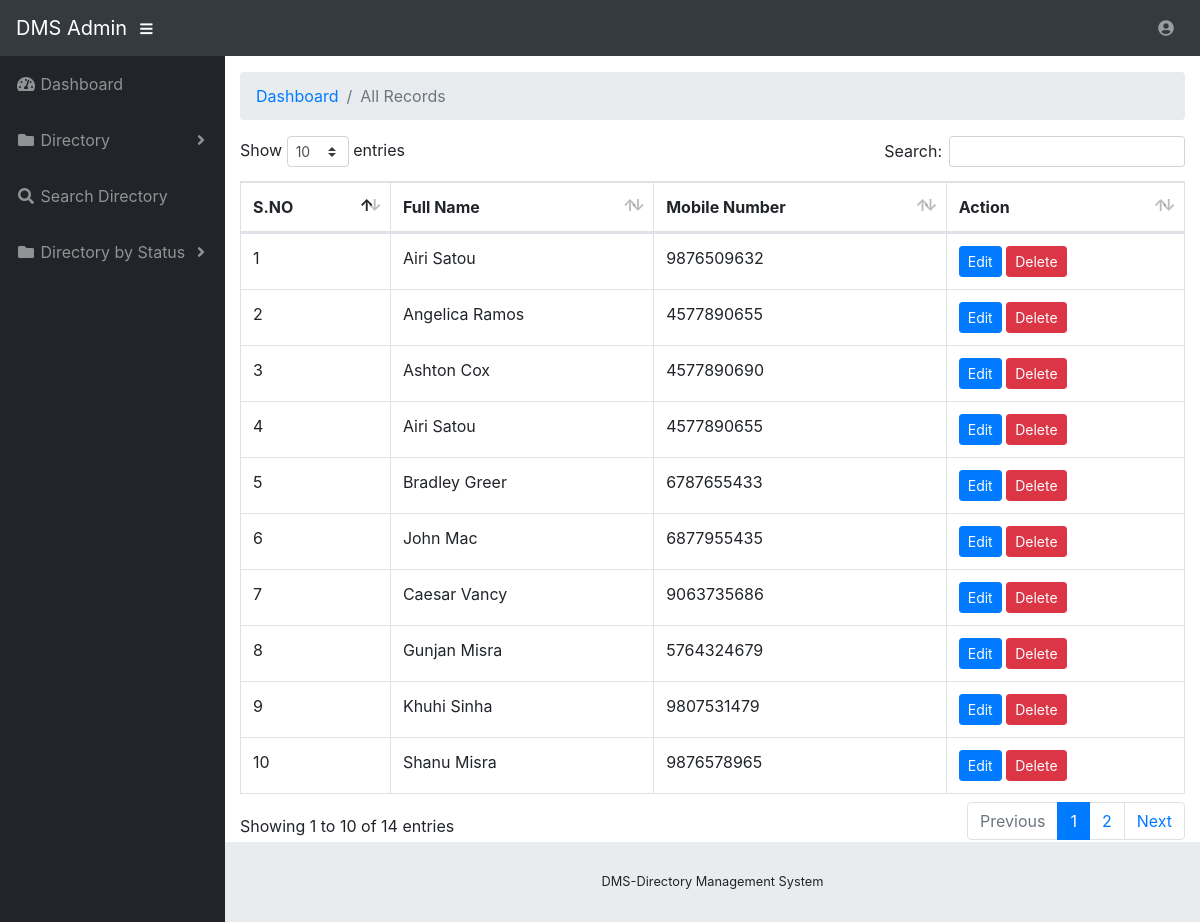
/dms/admin/allrecords.php (signed in), run on the app's committed database.
### tables this page shows
CREATE TABLE `tbldirectory` (
  `ID` int(10) NOT NULL,
  `FullName` varchar(120) DEFAULT NULL,
  `Profession` varchar(120) DEFAULT NULL,
  `Email` varchar(120) NOT NULL,
  `MobileNumber` bigint(11) DEFAULT NULL,
  `Address` varchar(250) NOT NULL,
  `City` varchar(250) NOT NULL,
  `Status` varchar(120) NOT NULL
);

### dms/admin/allrecords.php (the view, shortened to what this page needs)
<?php
include('include/dbconnection.php');
if (strlen($_SESSION['pdaid']==0)) {
  header('location:logout.php');
  } else{
  ?>
<!DOCTYPE html>
<html lang="en">
<head>
  <link href="vendor/fontawesome-free/css/all.min.css" rel="stylesheet" type="text/css">
  <link href="vendor/datatables/dataTables.bootstrap4.css" rel="stylesheet">
  <link href="css/sb-admin.css" rel="stylesheet">
</head>
<body id="page-top">
<?php include('include/header.php');?>
  <div id="wrapper">
    <?php include('include/sidebar.php');?>
    <div id="content-wrapper">
      <div class="container-fluid">
        <ol class="breadcrumb">
          <li class="breadcrumb-item">
            <a href="#">Dashboard</a>
          </li>
          <li class="breadcrumb-item active">All Records</li>
        </ol>
<table class="table table-bordered" id="dataTable" width="100%" cellspacing="0">
 <thead>
                <tr>
                  <th>S.NO</th>
                  <th>Full Name</th>
              <th>Mobile Number</th>
                   <th>Action</th>
                </tr>
              </thead>
               <?php
$ret=mysqli_query($con,"select * from tbldirectory");
$cnt=1;
while ($row=mysqli_fetch_array($ret)) {
?>
                <tr>
                  <td><?php echo $cnt;?></td>
                  <td><?php  echo $row['FullName'];?></td>
                  <td><?php  echo $row['MobileNumber'];?></td>
                  <td><a href="edit-directory.php?editid=<?php echo $row['ID'];?>" class="btn btn-primary btn-sm" target="blank">Edit</a>
                    <a href="manage-directory.php?del=<?php echo $row['ID'];?>" class="btn btn-danger btn-sm" onclick="return confirm('Do you really want to delete?')">Delete</a>
                    </td>
                </tr>
                <?php
$cnt=$cnt+1;
}?>
</table>
      </div>
      <?php include('include/footer.php');?>
    </div>
  </div>
</body>
</html>
<?php }  ?>

### data on the page
tbldirectory: FullName "Airi Satou", MobileNumber "9876509632"
tbldirectory: FullName "Angelica Ramos", MobileNumber "4577890655"
tbldirectory: FullName "Ashton Cox", MobileNumber "4577890690"
tbldirectory: FullName "Airi Satou", MobileNumber "4577890655"
tbldirectory: FullName "Bradley Greer", MobileNumber "6787655433"
tbldirectory: FullName "John Mac", MobileNumber "6877955435"
tbldirectory: FullName "Caesar Vancy", MobileNumber "9063735686"
tbldirectory: FullName "Gunjan Misra", MobileNumber "5764324679"
tbldirectory: FullName "Khuhi Sinha", MobileNumber "9807531479"
tbldirectory: FullName "Shanu Misra", MobileNumber "9876578965"
